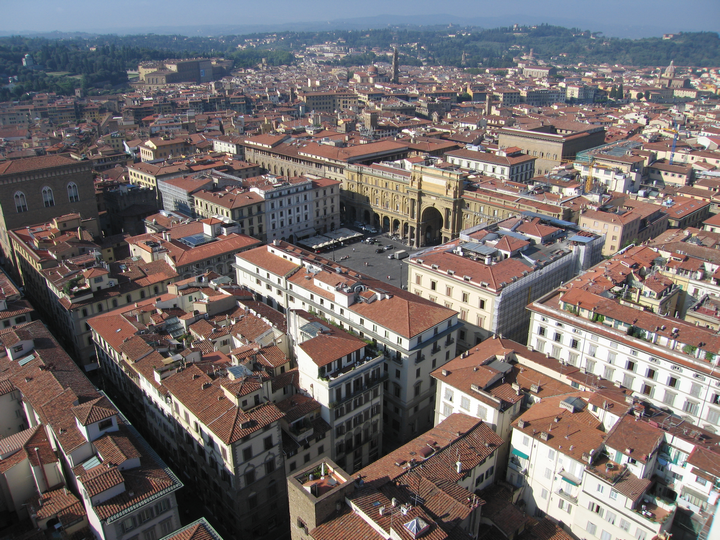
#> input picture bmve_hw2/city.png, 720 x 540 px
$ python hw2.py   (Python 2 division)   (older library calls are emulated)
#> lines starting #> are read from the running program, lines starting #| are printed output that depends on the picture
#! /usr/bin/python2.7
import numpy as np
import matplotlib.pyplot as plt
import scipy
import scipy.misc
import scipy.ndimage
from skimage.draw import polygon
from skimage import measure

import cProfile
import re

plt.close('all')
I = scipy.misc.imread('city.png') / 255.0
# I = scipy.misc.imread('report/neg/stone1.jpg') / 255.0
# I = scipy.misc.imread('report/neg/stone2.jpg') / 255.0
# I = scipy.misc.imread('report/neg/neg.png') / 255.0

sigma_noise = 0.1 # noise variance
I_noisy = I + np.random.randn(*I.shape)*sigma_noise
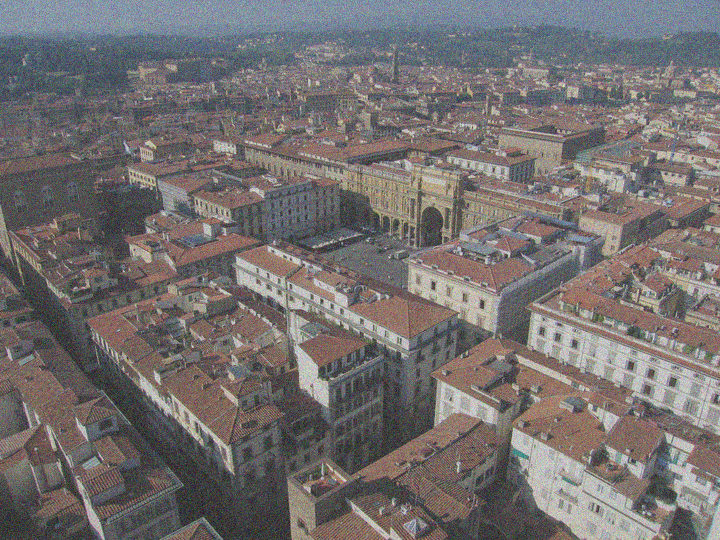
#> I_noisy: shape (540, 720, 3) float64; mean R, G, B 0.455, 0.424, 0.421; drawn with min black and max white
I_noisy = np.minimum(1, np.maximum(0, I_noisy))   # clamp to [0,1]
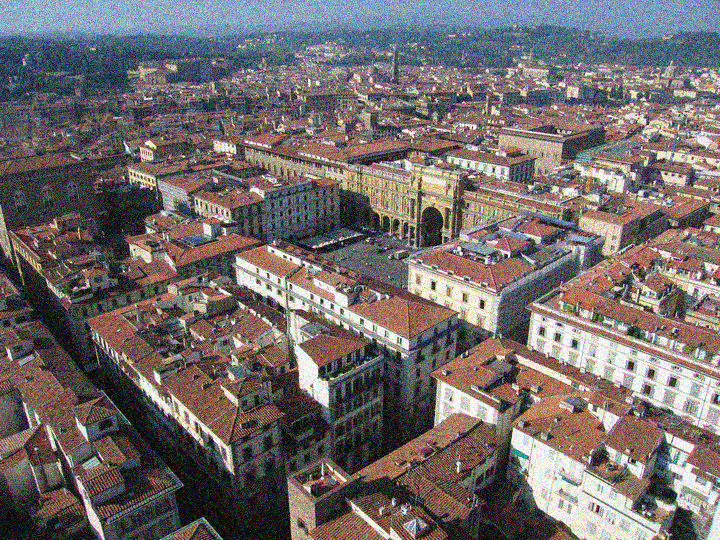
#> I_noisy: shape (540, 720, 3) float64; mean R, G, B 0.455, 0.424, 0.421
# scipy.misc.imsave('report/pos/pos_noisy.png', I_noisy)
# scipy.misc.imsave('report/neg/pos_noisy.png', I_noisy)

# a rectangle specified by upper left and lower right corner
# first row x-coordinates, second row y-coordinates
# run algorithm only inside rectangle to reduce runtime. When finished implementing,
# run algorithm on whole image
# rectangle = np.array([[400, 460], [240, 280]])
# rectangle = np.array([[390, 480], [240, 300]])
# rectangle = np.array([[300, 500], [200, 400]])
rectangle = np.array([[0, I.shape[1]], [0, I.shape[0]]]) # whole image
#> rectangle = [[0, 720], [0, 540]]

### x strip 10 px left
# rectangle = np.array([[0, 10], [0, I.shape[0]]]) # whole image
### x strip 10 px right
# rectangle = np.array([[I.shape[1]-10, I.shape[1]], [0, I.shape[0]]]) # whole image

### y strip 10 px up
# rectangle = np.array([[0, I.shape[1]], [0, 10]]) # whole image
### y strip 10 px down
# rectangle = np.array([[0, I.shape[1]], [I.shape[0] - 10, I.shape[0]]]) # whole image

# algorithm parameters
patch_radius = 3;         # 7x7 patches, std val = 3
search_radius = 15;       # 31x31 search range, std val = 15
sigma_weight = 0.05;      # std val = 0.05

def rgb2gray(I):
    return np.sum(I*np.array([0.299, 0.587, 0.114]), axis=2)

def get_patch(I, rect):
    return I[rect[1,0]:rect[1,1], rect[0,0]:rect[0,1]]

def show_gauss(sigma, kernel_size):
    '''
    copied from tut_2
    :param sigma:
    :param kernel_size:
    :return: h2
    '''
    ks2 = np.float(kernel_size / 2)

    x,y = np.meshgrid(np.arange(-ks2, ks2+1), np.arange(-ks2, ks2+1))
    h2 = np.exp( (-(x**2 + y**2) / (2*sigma**2)) )     # compute gaussian
    h2 = h2 / np.sum(h2)                               # normalize sum(coefficients)=1

    return h2

def show_psnr(F_noisy, G_filtered):
    '''
    :param F_noisy:
    :param G_filtered:
    :return: psnr
    '''
    difference = np.square(F_noisy - G_filtered)
    rows, cols = difference.shape[:2]
    mse = np.sum(np.sum(difference, axis=0), axis=0) / (np.float(rows * cols))
    # print 'mse', mse
    if not np.alltrue(mse > 0.0):
        return 0

    psnr = 10 * np.log10(np.mean(np.max(np.max(F_noisy, axis=0), axis=0) / mse))

    return psnr

I_filtered = np.zeros_like(I)
I_noisy = np.pad(I_noisy, ((patch_radius,)*2, (patch_radius,)*2, (0,0)), 'edge')
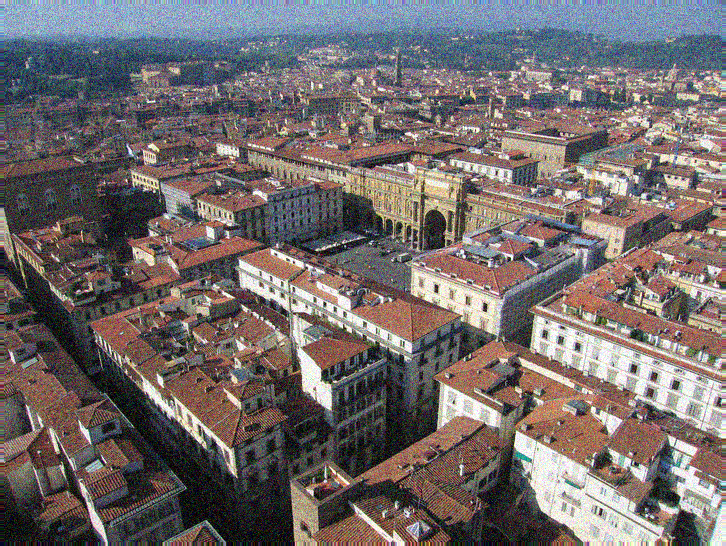
#> I_noisy: shape (546, 726, 3) float64; mean R, G, B 0.455, 0.424, 0.423
If = np.zeros_like(I_noisy)

# plt.figure(); plt.imshow(If, interpolation='none'); plt.title('asfdsfa')
# plt.figure(); plt.imshow(I_filtered, interpolation='none'); plt.title('aaasfdsfa')
# plt.figure(); plt.imshow(I_noisy, interpolation='none'); plt.title('asfdaaaasfa')
plt.show()

I_noisy_gray = rgb2gray(I_noisy)
#> in rgb2gray, `return np.sum(I*np.array([0.299, 0.587, 0.114]), axis=2)`:
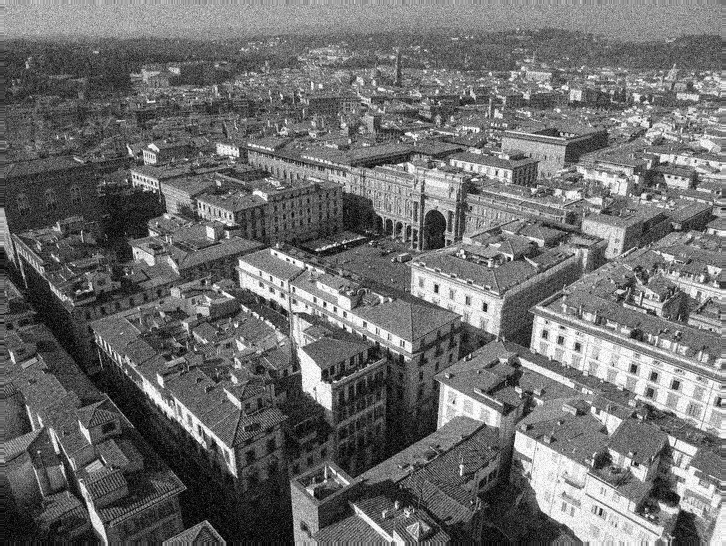
#> returned value: shape (546, 726) float64; min 0, max 1, mean 0.433

######## Gauss Filter ########
print ' start gauss '
sigm_steps = [sig_s * 0.05 for sig_s in xrange(1, 25)]
patch_steps = [pat_s for pat_s in xrange(1, 15)]

list_psnr = list()
for sig in sigm_steps:
    for pat in patch_steps:
        h2 = show_gauss(sig, pat)
        for col in xrange(3):
#> (the run stopped early here; a loop or call above may not have finished)
